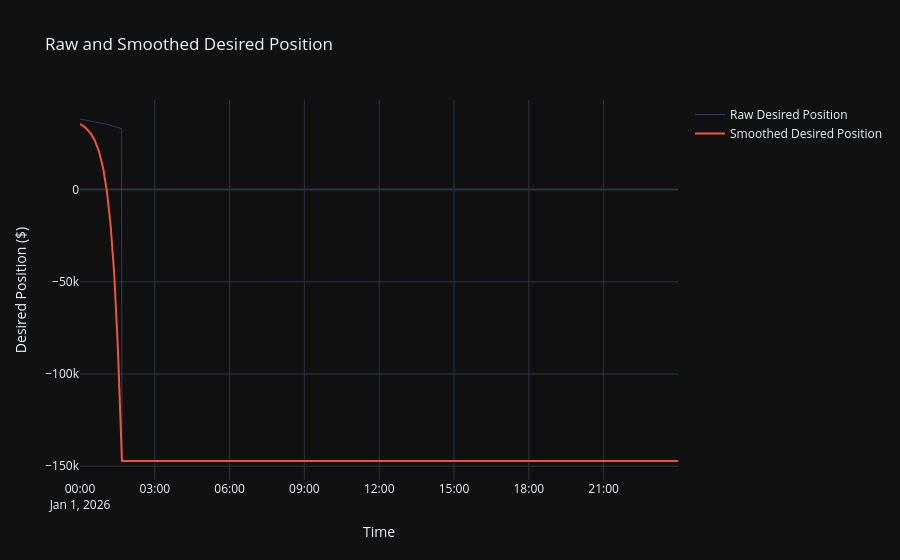

Here is the notebook cell this chart was saved with:
### Code cell
# Graph 4: Raw and Smoothed Desired Position
pos_plot_df = desired_position_df.gather_every(60).drop_nulls(subset=['dtte'])
pos_ts = pos_plot_df['timestamp'].to_list()

fig4 = go.Figure()

fig4.add_trace(
    go.Scatter(x=pos_ts, y=pos_plot_df['raw_desired_position'].to_list(),
               name='Raw Desired Position', line=dict(width=1, color='rgba(99,110,250,0.4)'))
)
fig4.add_trace(
    go.Scatter(x=pos_ts, y=pos_plot_df['smoothed_desired_position'].to_list(),
               name='Smoothed Desired Position', line=dict(width=2))
)

fig4.update_layout(
    title='Raw and Smoothed Desired Position',
    template='plotly_dark',
    xaxis_title='Time', yaxis_title='Desired Position ($)'
)
fig4.show()

### Figure 1 — Plotly figure (JSON) as saved in the notebook; plotly's stock layout.template omitted (floating-point values rounded to 4 significant figures; data arrays with more than 128 entries replaced by an {"elided": "..."} marker saying what was removed)
{"data": [{"line": {"color": "rgba(99,110,250,0.4)", "width": 1}, "name": "Raw Desired Position", "type": "scatter", "x": {"elided": "1440 str values"}, "y": {"elided": "1440 float values"}}, {"line": {"width": 2}, "name": "Smoothed Desired Position", "type": "scatter", "x": {"elided": "1440 str values"}, "y": {"elided": "1440 float values"}}], "layout": {"title": {"text": "Raw and Smoothed Desired Position"}, "xaxis": {"title": {"text": "Time"}}, "yaxis": {"title": {"text": "Desired Position ($)"}}}}
